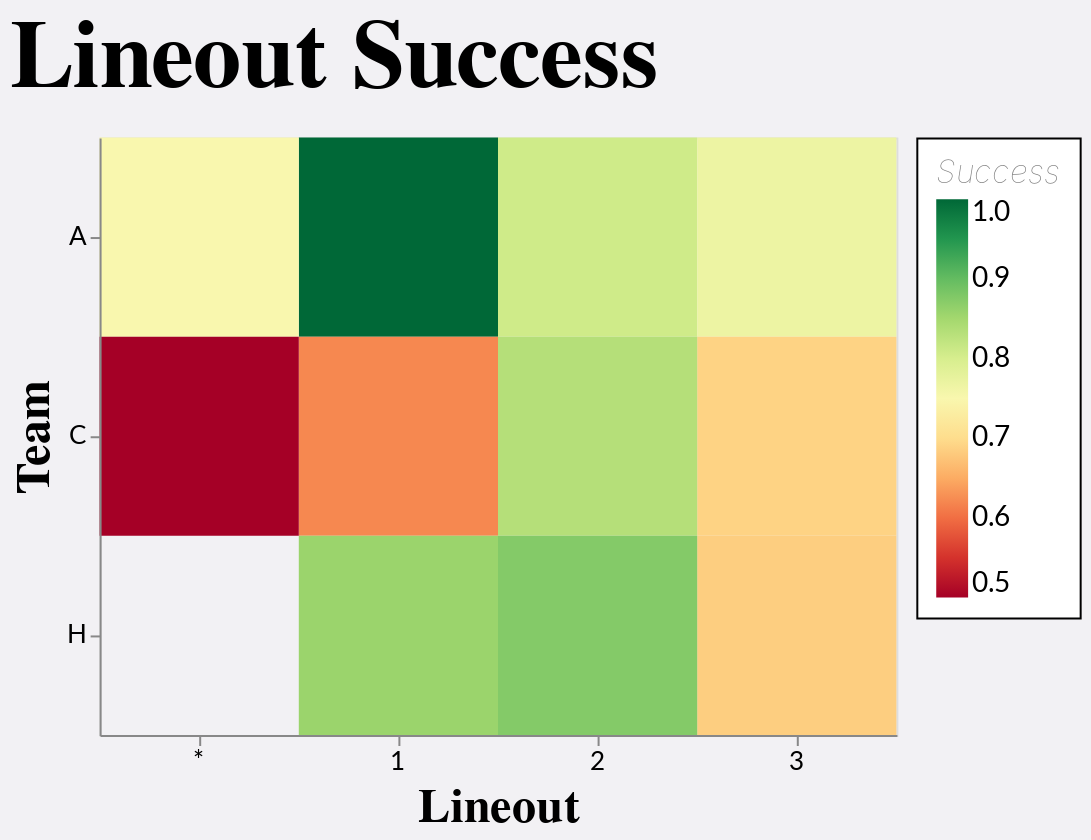

Here is the notebook cell this chart was saved with:
### Code cell
df = lineouts_df.copy()
df["Call"] = df["Call"].apply(lambda x: x[-1] if len(x) > 0 and x[-1] in ["1", "2", "3", "*"] else None)
df
(
    alt.Chart(df)
    .mark_rect()
    .encode(
        x=alt.X('Call:O', title='Lineout'),
        y=alt.Y('Setup:O', title='Team'),
        color=alt.Color(
            'Won:Q', 
            title='Success', 
            aggregate='mean', 
            scale=alt.Scale(domain=[0.5, 1], scheme="redyellowgreen"),
        ),
        tooltip=[
            alt.Tooltip('Call:O', title='Call'),
            alt.Tooltip('Setup:O', title='Team'),
            alt.Tooltip('Won:O', aggregate='mean', title='Success', format='.0%'),
            alt.Tooltip('Count:Q', title='Count', aggregate='count'),
        ]
    )
    .transform_filter(alt.datum.Call != None)
    .transform_filter(alt.datum.Season == "2024/25")
    .transform_filter(alt.datum.Numbers == 7)
    .transform_filter(alt.datum.Squad == "1st")
    .properties(
        title="Lineout Success",
        width=alt.Step(100),
        height=alt.Step(100),
    )
)

### Figure 1 — Vega-Lite specification as saved in the notebook (floating-point values rounded to 4 significant figures; data arrays with more than 128 entries replaced by an {"elided": "..."} marker saying what was removed)
{"config": {"axis": {"labelFont": "Lato, sans-serif", "titleFont": "PT Sans Narrow, Helvetica Neue, Helvetica, Arial, sans-serif", "labelFontSize": 13, "titleFontSize": 24, "gridColor": "#202947", "gridOpacity": 0.2}, "header": {"labelFont": "PT Sans Narrow, Helvetica Neue, Helvetica, Arial, sans-serif", "titleFont": "PT Sans Narrow, Helvetica Neue, Helvetica, Arial, sans-serif", "labelFontSize": 24, "titleFontSize": 28, "labelFontWeight": "bold", "orient": "left"}, "legend": {"labelFont": "Lato, sans-serif", "titleFont": "PT Sans Narrow, Helvetica Neue, Helvetica, Arial, sans-serif", "labelFontSize": 14, "titleFontSize": 16, "titlePadding": 5, "fillColor": "white", "strokeColor": "black", "padding": 10, "titleFontWeight": "lighter", "titleFontStyle": "italic", "titleColor": "gray", "offset": 10}, "title": {"font": "PT Sans Narrow, Helvetica Neue, Helvetica, Arial, sans-serif", "fontSize": 48, "fontWeight": "bold", "anchor": "start", "align": "center", "titlePadding": 20, "subtitlePadding": 10, "subtitleFontSize": 13, "subtitleColor": "", "subtitleFontStyle": "italic", "offset": 15, "color": "black"}, "axisX": {"labelAngle": 0}, "facet": {"title": null, "header": null, "align": {"row": "each", "column": "each"}}, "resolve": {"scale": {"y": "independent", "facet": "independent"}}, "background": "#f2f1f4"}, "data": {"name": "data-7b092790ee3a45a4d792bd6196f959c8"}, "mark": {"type": "rect"}, "encoding": {"color": {"aggregate": "mean", "field": "Won", "scale": {"domain": [0.5, 1], "scheme": "redyellowgreen"}, "title": "Success", "type": "quantitative"}, "tooltip": [{"field": "Call", "title": "Call", "type": "ordinal"}, {"field": "Setup", "title": "Team", "type": "ordinal"}, {"aggregate": "mean", "field": "Won", "format": ".0%", "title": "Success", "type": "ordinal"}, {"aggregate": "count", "field": "Count", "title": "Count", "type": "quantitative"}], "x": {"field": "Call", "title": "Lineout", "type": "ordinal"}, "y": {"field": "Setup", "title": "Team", "type": "ordinal"}}, "height": {"step": 100}, "title": "Lineout Success", "transform": [{"filter": "(datum.Call !== null)"}, {"filter": "(datum.Season === '2024/25')"}, {"filter": "(datum.Numbers === 7)"}, {"filter": "(datum.Squad === '1st')"}], "width": {"step": 100}, "$schema": "https://vega.github.io/schema/vega-lite/v5.20.1.json", "datasets": {"data-7b092790ee3a45a4d792bd6196f959c8": {"elided": "1037 records"}}}
